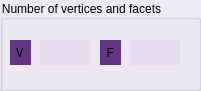
   <widget class="QGroupBox" name="line_setting_6">
    <property name="geometry">
     <rect>
      <x>30</x>
      <y>730</y>
      <width>201</width>
      <height>91</height>
     </rect>
    </property>
    <property name="styleSheet">
     <string notr="true">background-color: rgba(150, 133, 192, 22);
color:rgb(0, 0, 0)</string>
    </property>
    <property name="title">
     <string>Number of vertices and facets</string>
    </property>
    <widget class="QLabel" name="label_12">
     <property name="geometry">
      <rect>
       <x>10</x>
       <y>40</y>
       <width>21</width>
       <height>25</height>
      </rect>
     </property>
     <property name="font">
      <font>
       <family>Academy Engraved LET</family>
      </font>
     </property>
     <property name="styleSheet">
      <string notr="true">background-color: rgb(97, 53, 131);</string>
     </property>
     <property name="text">
      <string>  V</string>
     </property>
    </widget>
    <widget class="QLabel" name="label_vert_num">
     <property name="geometry">
      <rect>
       <x>40</x>
       <y>40</y>
       <width>50</width>
       <height>25</height>
      </rect>
     </property>
     <property name="text">
      <string/>
     </property>
    </widget>
    <widget class="QLabel" name="label_13">
     <property name="geometry">
      <rect>
       <x>100</x>
       <y>40</y>
       <width>21</width>
       <height>25</height>
      </rect>
     </property>
     <property name="styleSheet">
      <string notr="true">background-color: rgb(97, 53, 131);</string>
     </property>
     <property name="text">
      <string>  F  </string>
     </property>
    </widget>
    <widget class="QLabel" name="label_vert_num_2">
     <property name="geometry">
      <rect>
       <x>130</x>
       <y>40</y>
       <width>50</width>
       <height>25</height>
      </rect>
     </property>
     <property name="text">
      <string/>
     </property>
    </widget>
   </widget>
